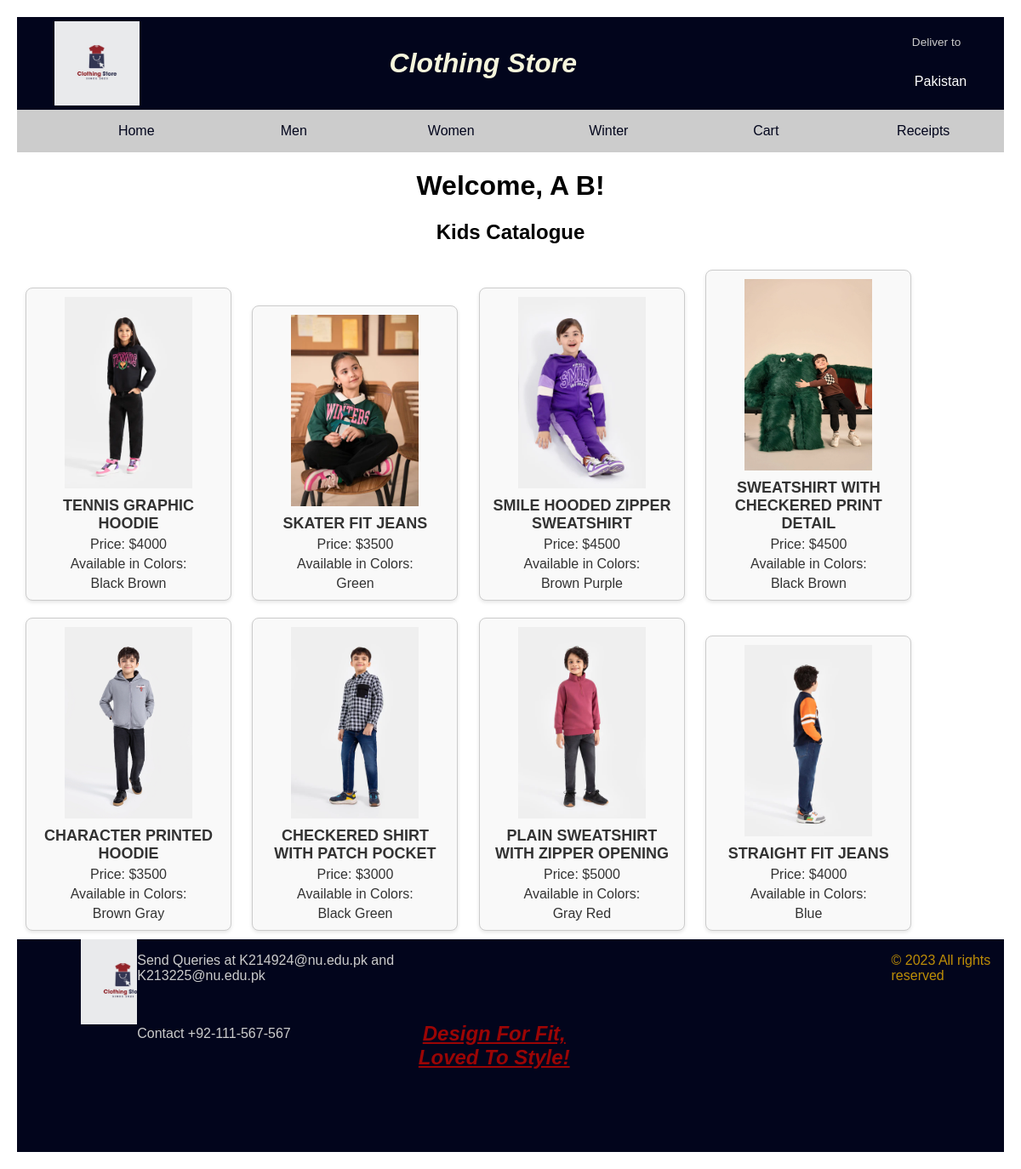
The page /myproject/kids.php?email=ab@gmail.com on the database its author committed.
### tables this page shows
CREATE TABLE `user` (
  `Email` varchar(50) NOT NULL,
  `First_Name` varchar(25) NOT NULL,
  `Last_Name` varchar(25) NOT NULL,
  `password` varchar(25) NOT NULL
);

CREATE TABLE `clothes` (
  `Clothesid` int(11) NOT NULL,
  `clothes_name` varchar(100) DEFAULT NULL,
  `category` varchar(6) DEFAULT NULL,
  `Price` int(11) NOT NULL,
  `picture` varchar(255) DEFAULT NULL
);

CREATE TABLE `colors` (
  `Clothesid` int(11) NOT NULL,
  `Color` varchar(20) NOT NULL,
  `picture` varchar(255) DEFAULT NULL
);

### myproject/kids.php (the view, shortened to what this page needs)
<?php
require_once("db_connection.php");
if (isset($_GET['email'])) {
    $email = $_GET['email'];
    $query = "SELECT first_name, last_name FROM user WHERE email = '$email'";
    $result = mysqli_query($conn, $query);
    if ($result && mysqli_num_rows($result) > 0) {
        $row = mysqli_fetch_assoc($result);
        $firstName = $row['first_name'];
        $lastName = $row['last_name'];
        $fullName = $firstName . " " . $lastName;
    } else {
        $fullName = "User Not Found";
    }
    $queryClothes = "SELECT clothesId, clothes_Name, picture, price FROM clothes WHERE category='kids'";
    $resultClothes = mysqli_query($conn, $queryClothes);
} else {
    header("Location: previous_page.php");
    exit();
}
?>
<!DOCTYPE html>
<html>
<head>
    <link rel="stylesheet" href="style.css">
</head>
<body>
<header>
        <div class="navbar">
            <div class="nav-logo border">
                <div class="logo"></div>
            </div>
            <div class="nav-text">
                <h1 id="head">Clothing Store</h1>
            </div>
            <div class="nav-address border">
                <p class="add-first">Deliver to</p>
                <div class="add-icon">
                    <p class="add-sec">Pakistan</p>
                </div>
            </div>
        </div>
        <div class="sec-div product-div">
        <a href="homepage.php?email=<?php echo $email; ?>" target="_main" class="home"> Home</a>
        <a href="men.php?email=<?php echo $email; ?>" target="_main" class="account"> Men</a>
        <a href="women.php?email=<?php echo $email; ?>" target="_main" class="account"> Women</a>
        <a href="winter.php?email=<?php echo $email; ?>" target="_main" class="account"> Winter</a>
        <a href="proceed_to_cart.php?email=<?php echo $email; ?>" target="_main" class="account"> Cart</a>
        <a href="receipts.php?email=<?php echo $email; ?>" target="_main" class="account"> Receipts</a>
    </div>
    <?php
    echo "<h1>Welcome, $fullName!</h1>";
    ?>
    <h2> Kids Catalogue </h2>
    <?php
    if ($resultClothes && mysqli_num_rows($resultClothes) > 0) {
        while ($rowClothes = mysqli_fetch_assoc($resultClothes)) {
    ?>
            <div class="item">
                <a href="product_page.php?email=<?php echo $email; ?>&clothesId=<?php echo $rowClothes['clothesId']; ?>">
                    <img src="<?php echo $rowClothes['picture']; ?>" alt="<?php echo $rowClothes['clothes_Name']; ?>">
                    <h3><?php echo $rowClothes['clothes_Name']; ?></h3>
                    <p>Price: $<?php echo $rowClothes['price']; ?></p>
                    <p>Available in Colors: </p>
                    <?php
                    $colorquery = "SELECT color FROM colors WHERE clothesId = {$rowClothes['clothesId']}";
                    $colorresult = mysqli_query($conn, $colorquery);
                    if ($colorresult && mysqli_num_rows($colorresult) > 0) {
                        while ($color = mysqli_fetch_assoc($colorresult)) {
                            echo $color['color'] . " ";
                        }
                    } else {
                        echo "Not specified";
                    }
                    ?>
                </a>
            </div>
    <?php
        }
    } else {
        echo "No items found.";
    }
    ?>
    <footer>
    <div class="info">
        <div class="info-logo">
        </div>
        <div class="queries">
            <p>Send Queries at K214924@nu.edu.pk and K213225@nu.edu.pk</p>
            <br>
            <i class="fa-solid fa-phone"></i><p class="contact">Contact +92-111-567-567</p>
        </div>
        <div class="tag">
            <h2>Design For Fit, Loved To Style!</h2>
        </div>
        <div class="copyright">
            <p class="copy">&copy; 2023 All rights reserved</p>
        </div>
    </div>
    </footer>
</body>
</html>

### myproject/style.css (style rules this page uses)
.nav-logo { height: 99px; width: 100px; justify-content: center; display: flex; align-items: center; }
.border { border: 2px solid transparent; }
.logo { background-image: url("LOGO.jpg"); background-size: cover; height: 100%; width: 100%; }
.nav-text { margin-left: 250px; color: beige ; }
#head { font-style: italic; }
.nav-address { margin-left: 350px; }
.add-first { color: #cccccc; font-size: 0.85rem; }
.add-sec { font-size: 1rem; margin-left: 3px; }
.add-icon { display: flex; align-items: center; }
.navbar { height: 109px; color: white; background-color: #02051c; display: flex; align-items: center; justify-content: space-evenly; }
.sec-div { color: white; background-color: #cccccc; height: 50px; padding-left: 50px; display: flex; align-items: center; }
.sec-div a { text-decoration: none; transition: color 0.3s; }
.home { color: #02051c; }
.account { color: #02051c; }
.info { height: 250px; background-color: #02051c; display: flex; justify-content: space-evenly; }
.info-logo { background-image: url("LOGO.jpg"); background-size: cover; height: 100px; width: 100px; margin-left: 75px; display: flex; align-items: center; justify-content: center; }
.queries { color: #cccccc; }
.tag { display: flex; justify-content: center; align-items: center; color: rgb(155, 5, 5); padding-right: 350px; text-decoration: underline; font-style: italic; }
.copyright { height: 100px; width: 200px }
.copy { color: rgb(190, 142, 7); }
footer { position: relative; bottom: 0; }
.product-div { justify-content: center; text-align: center; }
.product-div a { width: 80%; margin: auto; }

### myproject/kids.php (style rules this page uses)
.item { display: inline-block; margin: 10px; text-align: center; }
.item img { width: 200px; height: auto; }
.item a { text-decoration: none; color: #333; display: block; }
body { font-family: Arial, sans-serif; margin: 20px; }
h1 { text-align: center; }
h2 { text-align: center; }
.item { display: inline-block; margin: 10px; text-align: center; width: 220px; border: 1px solid #ccc; padding: 10px; border-radius: 8px; background-color: #f9f9f9; box-shadow: 0 2px 4px rgba(0, 0, 0, 0.1); }
.item img { width: 150px; height: auto; display: block; margin: 0 auto 10px; }
.item h3 { font-size: 18px; margin: 5px 0; }
.item p { font-size: 16px; margin: 5px 0; }

### rows shown on the page
user: fullName "A B"
clothes: picture (picture), clothes_name "TENNIS GRAPHIC HOODIE", Price "4000"
colors: Color "Black"
colors: Color "Brown"
clothes: picture (picture), clothes_name "SKATER FIT JEANS", Price "3500"
colors: Color "Green"
clothes: picture (picture), clothes_name "SMILE HOODED ZIPPER SWEATSHIRT", Price "4500"
colors: Color "Brown"
colors: Color "Purple"
clothes: picture (picture), clothes_name "SWEATSHIRT WITH CHECKERED PRINT DETAIL", Price "4500"
colors: Color "Black"
colors: Color "Brown"
clothes: picture (picture), clothes_name "CHARACTER PRINTED HOODIE", Price "3500"
colors: Color "Brown"
colors: Color "Gray"
clothes: picture (picture), clothes_name "CHECKERED SHIRT WITH PATCH POCKET", Price "3000"
colors: Color "Black"
colors: Color "Green"
clothes: picture (picture), clothes_name "PLAIN SWEATSHIRT WITH ZIPPER OPENING", Price "5000"
colors: Color "Gray"
colors: Color "Red"
clothes: picture (picture), clothes_name "STRAIGHT FIT JEANS", Price "4000"
colors: Color "Blue"
